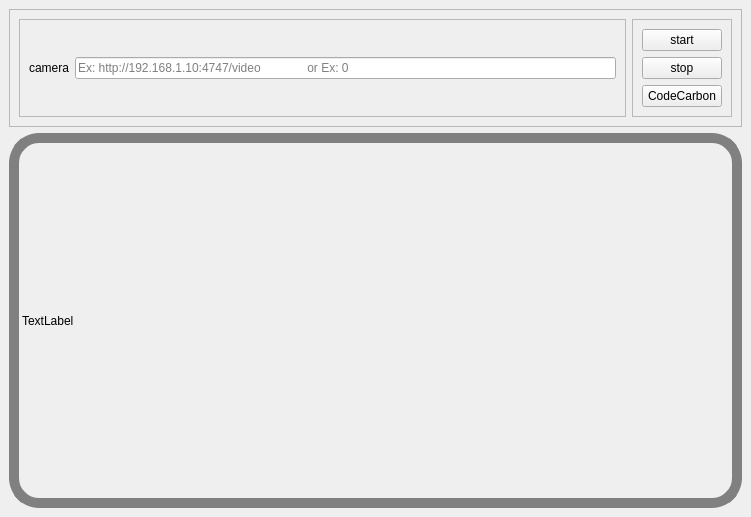
<?xml version="1.0" encoding="UTF-8"?>
<ui version="4.0">
 <class>MainWindow</class>
 <widget class="QMainWindow" name="MainWindow">
  <property name="geometry">
   <rect>
    <x>0</x>
    <y>0</y>
    <width>751</width>
    <height>517</height>
   </rect>
  </property>
  <property name="windowTitle">
   <string>acceuil</string>
  </property>
  <widget class="QWidget" name="centralwidget">
   <layout class="QVBoxLayout" name="verticalLayout">
    <item>
     <widget class="QFrame" name="frame">
      <property name="frameShape">
       <enum>QFrame::StyledPanel</enum>
      </property>
      <property name="frameShadow">
       <enum>QFrame::Raised</enum>
      </property>
      <layout class="QHBoxLayout" name="horizontalLayout">
       <item>
        <widget class="QFrame" name="frame_4">
         <property name="frameShape">
          <enum>QFrame::StyledPanel</enum>
         </property>
         <property name="frameShadow">
          <enum>QFrame::Raised</enum>
         </property>
         <layout class="QHBoxLayout" name="horizontalLayout_2">
          <item>
           <widget class="QLabel" name="label">
            <property name="text">
             <string>camera</string>
            </property>
           </widget>
          </item>
          <item>
           <widget class="QLineEdit" name="lineEdit">
            <property name="placeholderText">
             <string>Ex: http://192.168.1.10:4747/video              or Ex: 0</string>
            </property>
           </widget>
          </item>
         </layout>
        </widget>
       </item>
       <item>
        <widget class="QFrame" name="frame_3">
         <property name="frameShape">
          <enum>QFrame::StyledPanel</enum>
         </property>
         <property name="frameShadow">
          <enum>QFrame::Raised</enum>
         </property>
         <layout class="QVBoxLayout" name="verticalLayout_2">
          <item>
           <widget class="QPushButton" name="start_btn">
            <property name="text">
             <string>start</string>
            </property>
           </widget>
          </item>
          <item>
           <widget class="QPushButton" name="stop_btn">
            <property name="text">
             <string>stop</string>
            </property>
           </widget>
          </item>
          <item>
           <widget class="QPushButton" name="codecarb_btn">
            <property name="text">
             <string>CodeCarbon</string>
            </property>
           </widget>
          </item>
         </layout>
        </widget>
       </item>
      </layout>
     </widget>
    </item>
    <item>
     <widget class="QLabel" name="video_label">
      <property name="sizePolicy">
       <sizepolicy hsizetype="Preferred" vsizetype="Expanding">
        <horstretch>0</horstretch>
        <verstretch>0</verstretch>
       </sizepolicy>
      </property>
      <property name="autoFillBackground">
       <bool>true</bool>
      </property>
      <property name="styleSheet">
       <string notr="true">border:10px solid gray;
border-radius:30px;</string>
      </property>
      <property name="text">
       <string>TextLabel</string>
      </property>
      <property name="scaledContents">
       <bool>true</bool>
      </property>
     </widget>
    </item>
   </layout>
  </widget>
 </widget>
 <resources/>
 <connections/>
</ui>
